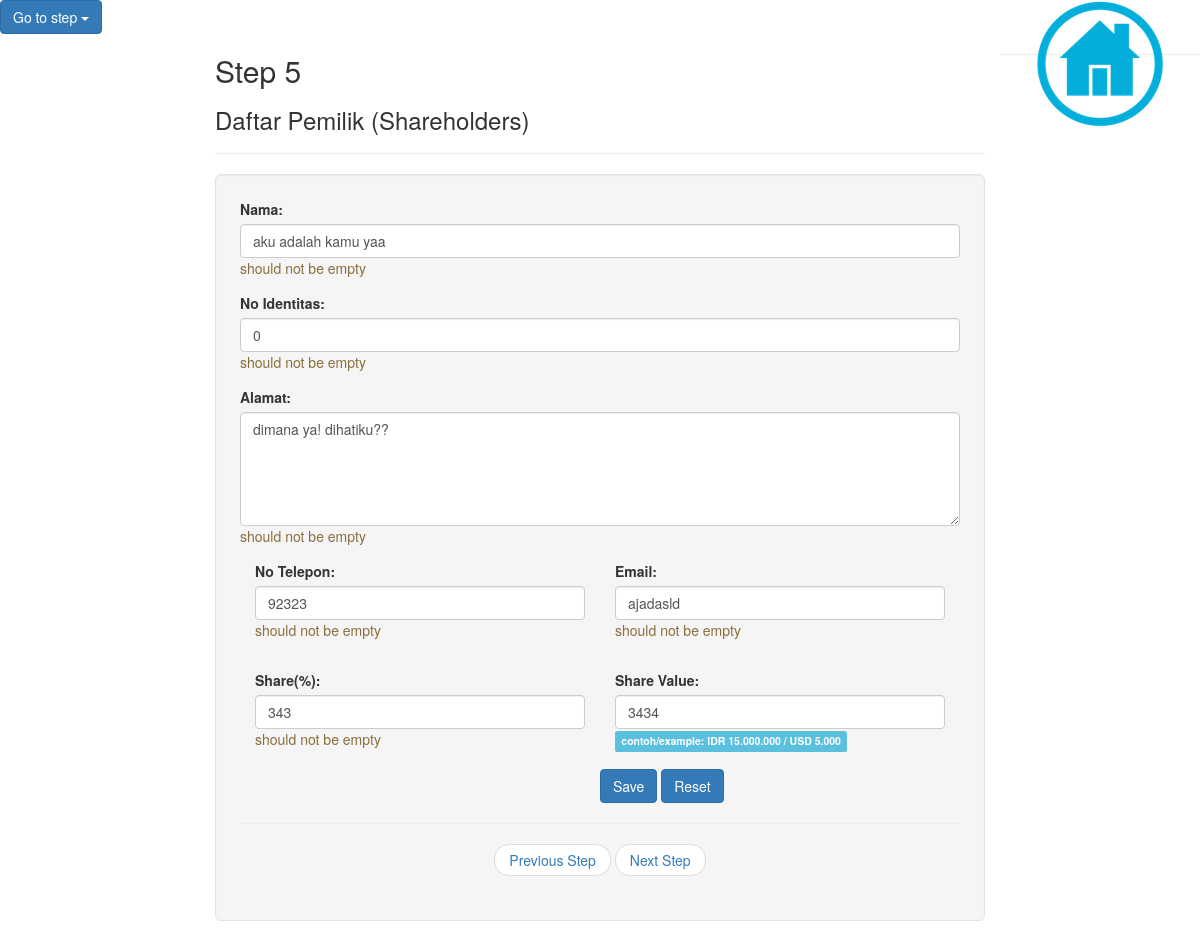
The app's page /cooperation/editstep5.php?No=3 with its own data.
### tables this page shows
CREATE TABLE IF NOT EXISTS `daftar_pemilik` (
  `No` int(50) NOT NULL,
  `Name` varchar(50) NOT NULL,
  `Civil_ID` int(50) NOT NULL,
  `Address` varchar(50) NOT NULL,
  `Phone_Number` int(50) NOT NULL,
  `Email` varchar(50) NOT NULL,
  `Share` int(50) NOT NULL,
  `Value` bigint(100) NOT NULL
);

### cooperation/editstep5.php (the view, shortened to what this page needs)
<?php
		$No = $_GET["No"];
	$query = "SELECT * FROM daftar_pemilik WHERE No='$No'";
	$result = mysql_query($query);
	$data = mysql_fetch_array($result);
?>
<!DOCTYPE html>
<html lang="en">
<head>
  <link rel="stylesheet" href="https://maxcdn.bootstrapcdn.com/bootstrap/3.3.7/css/bootstrap.min.css">
</head>
<body>
  <div class="dropdown">
    <button class="step btn btn-primary dropdown-toggle" type="button" data-toggle="dropdown">Go to step
    <span class="caret"></span></button>
  </div>
  <center><a class="home" href="vendor.php"><img src="../assets/images/icons/iconhome.png"></a> </center>
<div class="col-sm-2"></div>
			<form class="col-sm-8" action="updatestep5.php?No=<?php echo $No;?>" method="post">
				<h2>Step 5</h2>
				<h3>Daftar Pemilik (Shareholders)</h3>
				<hr>
					 <div class="well well-lg">
				<div class="form-group">
			  		<label for="name">Nama:</label>
				  	<input type="text" class="form-control" id="namaperusahaan" name="Name" value="<?php echo $data['Name']?>"><p class="text-warning">should not be empty</p>
				</div>
				<div class="form-group">
			  		<label for="name">No Identitas:</label>
				  	<input type="text" class="form-control" id="namaperusahaan" name="Civil_ID" value="<?php echo $data['Civil_ID']?>"><p class="text-warning">should not be empty</p>
				</div>
				 <div class="form-group">
					<label for="comment">Alamat:</label>
					<textarea class="form-control" rows="5" id="comment" name="Address" value="<?php echo $data['Address']?>"><?php echo $data['Address']?></textarea><p class="text-warning">should not be empty</p>
				</div>
				<div class="col-xs-6">
					<label for="TGL">No Telepon:</label>
					<input type="text" class="form-control" id="usr" name="Phone_Number" value="<?php echo $data['Phone_Number']?>"><p class="text-warning">should not be empty</p>
					</div>
				<div class="col-xs-6">
					<label for="TGL">Email:</label>
					<input type="text" class="form-control" id="usr" name="Email" value="<?php echo $data['Email']?>"><p class="text-warning">should not be empty</p>
					<br>
					</div>
				<div class="col-xs-6">
					<label for="TGL">Share(%):</label>
					<input type="text" class="form-control" id="usr" name="Share" value="<?php echo $data['Share']?>"><p class="text-warning">should not be empty</p>
					<br><br>
				</div>
				<div class="col-xs-6">
					<label for="TGL">Share Value:</label>
					<input type="text" class="form-control" id="usr" name="Value" value="<?php echo $data['Value']?>">
					<span class="label label-info">contoh/example: IDR 15.000.000 / USD 5.000</span>
					<br><br>
				</div>
<button type="submit" class="btn btn-primary">Save</button>
<button type="button" class="btn btn-primary">Reset</button>
<hr>
  <ul class="pager">
    <li><a href="step4.php">Previous Step</a></li>
    <li><a href="step6.php">Next Step</a></li>
  </ul>
			</form>
</body>
</html>

### cooperation/editstep5.php (style rules this page uses)
a.home { position: fixed; top: 0; right: 0; width: 200px; color: white; }

### records on screen
daftar_pemilik: Name "aku adalah kamu yaa", Civil_ID "0", Address "dimana ya! dihatiku??", Phone_Number "92323", Email "ajadasld", Share "343", Value "3434"
